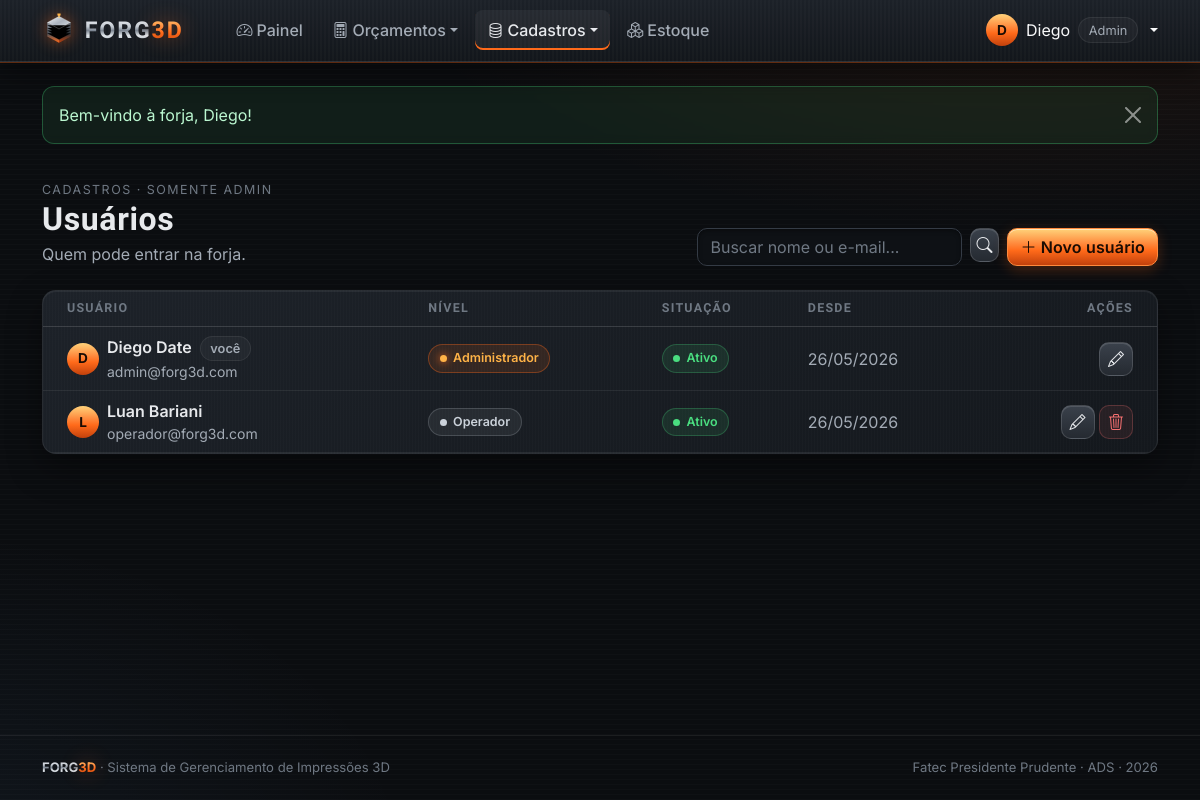
/view/verUsuario.php (signed in), run on an earlier commit of the app's database.
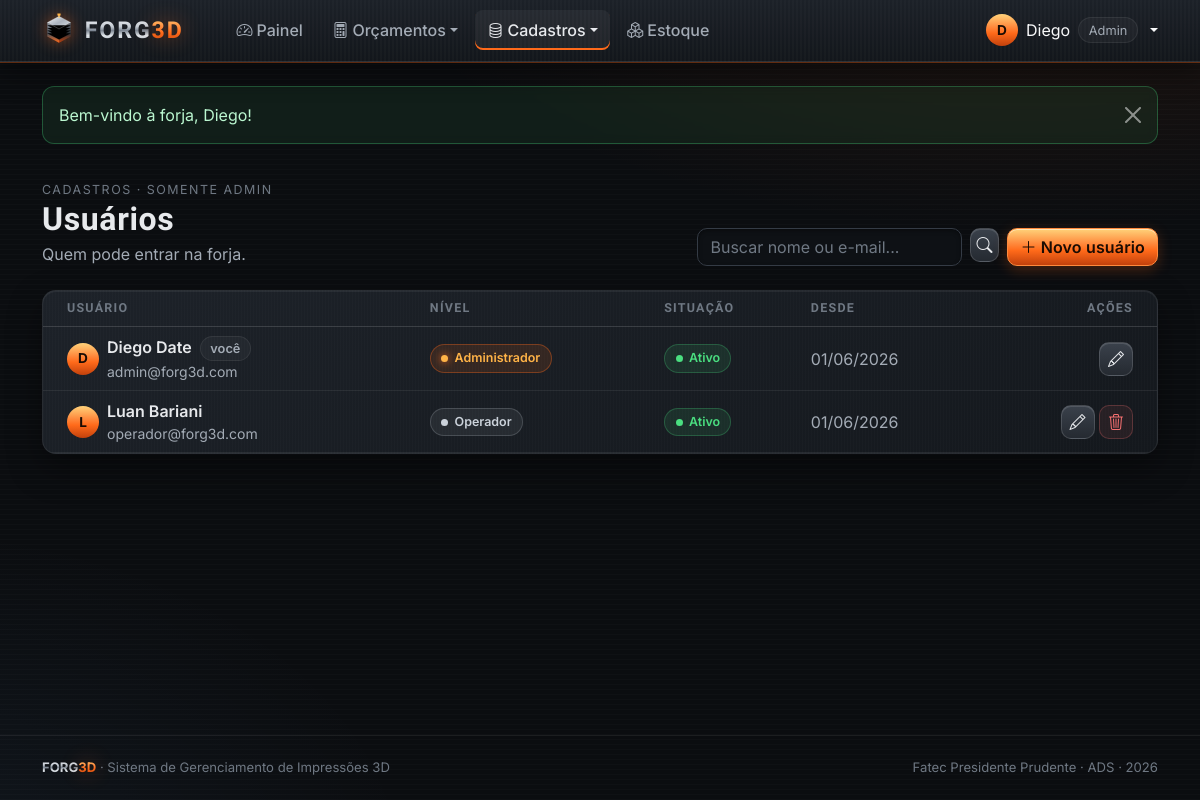
And on a later commit of the database.
### tables this page shows
CREATE TABLE `usuarios` (
  `id` int(11) NOT NULL AUTO_INCREMENT,
  `nome` varchar(100) NOT NULL,
  `email` varchar(120) NOT NULL,
  `senha` varchar(255) NOT NULL,
  `nivel` enum('admin','operador') NOT NULL DEFAULT 'operador',
  `ativo` tinyint(1) NOT NULL DEFAULT 1,
  `criado_em` datetime NOT NULL DEFAULT current_timestamp(),
  PRIMARY KEY (`id`),
  UNIQUE KEY `email` (`email`)
);

### processamento/sessao.php (called while the page is built, shortened)
<?php
require_once __DIR__ . '/funcoesBD.php';
function usuarioLogado(): ?array
{
    return $_SESSION['usuario'] ?? null;
}

### processamento/funcoesBD.php (called while the page is built, shortened)
<?php
function conectar(): PDO
{
    static $pdo = null;
    if ($pdo === null) {
        $dsn = 'mysql:host=' . DB_HOST . ';dbname=' . DB_NOME . ';charset=utf8mb4';
        try {
            $pdo = new PDO($dsn, DB_USUARIO, DB_SENHA, [
                PDO::ATTR_ERRMODE            => PDO::ERRMODE_EXCEPTION,
                PDO::ATTR_DEFAULT_FETCH_MODE => PDO::FETCH_ASSOC,
                PDO::ATTR_EMULATE_PREPARES   => false,
            ]);
        } catch (PDOException $e) {
            http_response_code(500);
            die('<h3 style="font-family:sans-serif">Não foi possível conectar ao banco "' . DB_NOME
                . '". Verifique se o MySQL do XAMPP está ligado e se o arquivo banco/forg3d.sql foi importado no phpMyAdmin.</h3>');
        }
    }
    return $pdo;
}
function consultar(string $sql, array $params = []): array
{
    $st = conectar()->prepare($sql);
    $st->execute($params);
    return $st->fetchAll();
}
function listarUsuarios(string $busca = ''): array
{
    return consultar('SELECT id, nome, email, nivel, ativo, criado_em FROM usuarios
                      WHERE nome LIKE ? OR email LIKE ? ORDER BY nome', ["%$busca%", "%$busca%"]);
}
function h($texto): string
{
    return htmlspecialchars((string) $texto, ENT_QUOTES, 'UTF-8');
}
function dataBR($data, bool $hora = false): string
{
    return date($hora ? 'd/m/Y H:i' : 'd/m/Y', strtotime($data));
}

### view/verUsuario.php (the view, shortened to what the changed rows need)
<?php
require_once '../processamento/sessao.php';
$busca = trim($_GET['busca'] ?? '');
$usuarios = listarUsuarios($busca);
$meuId = usuarioLogado()['id'];
$pagina = 'cadastros';
require 'includes/topo.php';
?>
<div class="f-cabecalho">
    <div>
        <h1>Usuários</h1>
    </div>
</div>
<div class="f-card p-0 overflow-hidden">
    <div class="table-responsive">
        <table class="table f-tabela table-hover">
            <thead><tr><th class="ps-4">Usuário</th><th>Nível</th><th>Situação</th><th>Desde</th><th class="text-end pe-4">Ações</th></tr></thead>
            <tbody>
            <?php foreach ($usuarios as $us): ?>
                <tr>
                    <td class="ps-4">
                        <div class="d-flex align-items-center gap-2">
                            <span class="f-avatar"><?= h(mb_strtoupper(mb_substr($us['nome'], 0, 1))) ?></span>
                            <div>
                                <div class="fw-semibold"><?= h($us['nome']) ?> <?= $us['id'] == $meuId ? '<span class="f-chip ms-1">você</span>' : '' ?></div>
                                <div class="small f-muted"><?= h($us['email']) ?></div>
                            </div>
                        </div>
                    </td>
                    <td><?= $us['nivel'] === 'admin' ? '<span class="f-status f-status-em_producao">Administrador</span>' : '<span class="f-status f-status-pendente">Operador</span>' ?></td>
                    <td><?= $us['ativo'] ? '<span class="f-status f-status-concluido">Ativo</span>' : '<span class="f-status f-status-cancelado">Inativo</span>' ?></td>
                    <td class="f-muted"><?= dataBR($us['criado_em']) ?></td>
                    <td class="text-end pe-4 text-nowrap">
                        <a class="btn btn-aco btn-icone" href="cadastroUsuario.php?id=<?= $us['id'] ?>" title="Editar"><i class="bi bi-pencil"></i></a>
                        <?php if ($us['id'] != $meuId): ?>
                        <form class="d-inline" action="../processamento/processamento.php" method="POST" data-confirmar="Excluir o usuário <?= h($us['nome']) ?>?">
                            <button class="btn btn-perigo btn-icone" type="submit" title="Excluir"><i class="bi bi-trash3"></i></button>
                        </form>
                        <?php endif; ?>
                    </td>
                </tr>
            <?php endforeach; ?>
            </tbody>
        </table>
    </div>
</div>
<?php require 'includes/rodape.php'; ?>

### view/includes/topo.php (shortened to what the changed rows need)
<?php
$pagina  = $pagina ?? '';
$semMenu = $semMenu ?? false;
$u = usuarioLogado();
function ativo(string $item, string $pagina): string
{
    return $item === $pagina ? ' active' : '';
}
?>
<!DOCTYPE html>
<html lang="pt-BR" data-bs-theme="dark">
<head>
    <link rel="stylesheet" href="https://cdn.jsdelivr.net/npm/bootstrap@5.3.3/dist/css/bootstrap.min.css">
    <link rel="stylesheet" href="https://cdn.jsdelivr.net/npm/bootstrap-icons@1.11.3/font/bootstrap-icons.min.css">
    <link rel="stylesheet" href="../css/forg3d.css">
</head>
<body<?= $semMenu ? ' class="f-login-pagina"' : '' ?>>
<?php if (!$semMenu && $u): ?>
<nav class="navbar navbar-expand-lg f-navbar sticky-top">
    <div class="container-xl">
        <a class="f-logo navbar-brand" href="home.php">
            <img src="../img/logo.svg" alt="">
            <span><span class="f-texto-aco">FORG</span><span class="f-texto-brasa">3D</span></span>
        </a>
        <div class="collapse navbar-collapse" id="menu">
            <ul class="navbar-nav me-auto ms-lg-4 gap-lg-1">
                <li class="nav-item"><a class="nav-link<?= ativo('home', $pagina) ?>" href="home.php"><i class="bi bi-speedometer2 me-1"></i>Painel</a></li>
                <li class="nav-item dropdown">
                    <a class="nav-link dropdown-toggle<?= ativo('orcamentos', $pagina) ?>" href="#" data-bs-toggle="dropdown"><i class="bi bi-calculator me-1"></i>Orçamentos</a>
                </li>
                <li class="nav-item dropdown">
                    <a class="nav-link dropdown-toggle<?= ativo('cadastros', $pagina) ?>" href="#" data-bs-toggle="dropdown"><i class="bi bi-database me-1"></i>Cadastros</a>
                </li>
                <li class="nav-item"><a class="nav-link<?= ativo('estoque', $pagina) ?>" href="estoque.php"><i class="bi bi-boxes me-1"></i>Estoque</a></li>
            </ul>
            <div class="dropdown">
                <a href="#" class="d-flex align-items-center gap-2 text-decoration-none dropdown-toggle text-light" data-bs-toggle="dropdown">
                    <span class="f-avatar"><?= h(mb_strtoupper(mb_substr($u['nome'], 0, 1))) ?></span>
                    <span class="d-none d-md-inline"><?= h(explode(' ', $u['nome'])[0]) ?></span>
                    <span class="f-chip d-none d-md-inline-flex"><?= $u['nivel'] === 'admin' ? 'Admin' : 'Operador' ?></span>
                </a>
            </div>
        </div>
    </div>
</nav>
<?php endif; ?>
<main class="<?= $semMenu ? 'f-login-caixa' : 'container-xl pb-4' ?>">

What changed in the data, as far as the page shows it:
changed usuarios "Diego Date": criado_em "26/05/2026" → "01/06/2026"
changed usuarios "Luan Bariani": criado_em "26/05/2026" → "01/06/2026"
